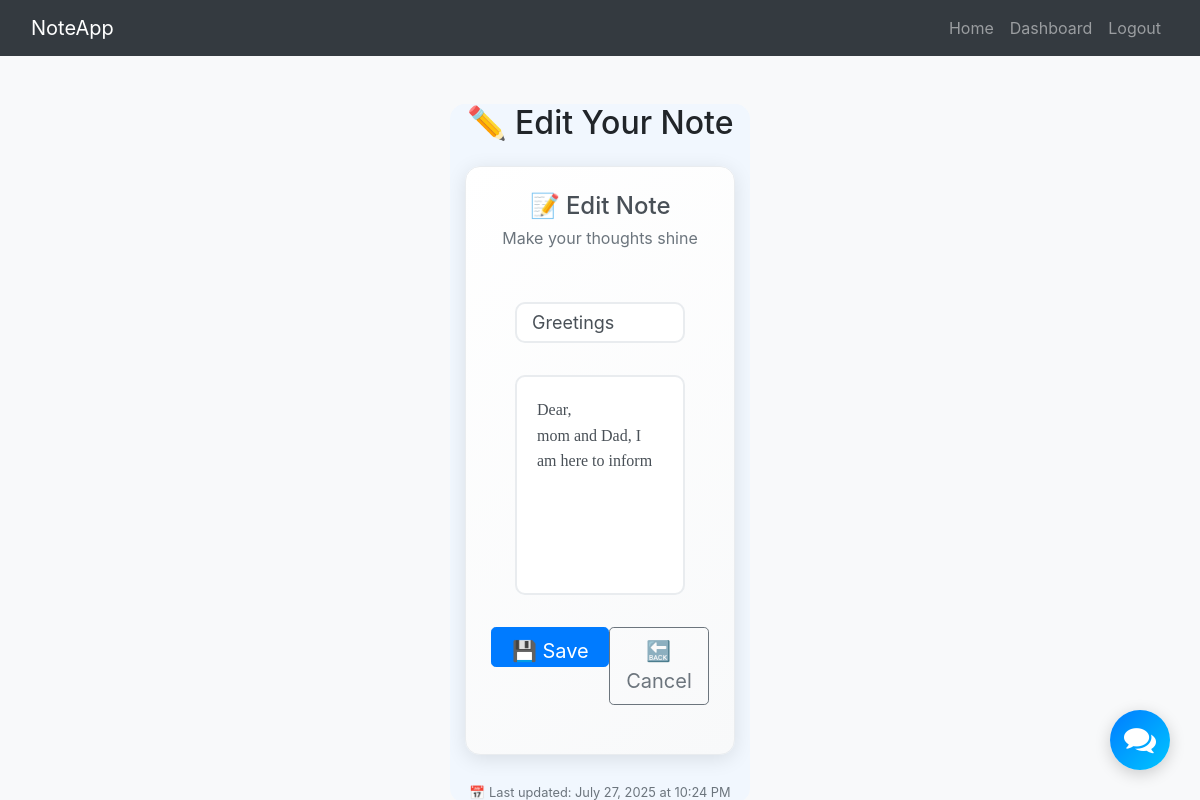
The page /edit-note/2 (signed in) on the database its author committed.
### Note_website/model.py (models this page shows)
class Note(db.Model):
    id = db.Column(db.Integer, primary_key=True)                           # Note ID
    subject = db.Column(db.String(200), nullable=False)                    # Note title
    data = db.Column(db.String(10000000))                                 # Note content
    date = db.Column(db.DateTime(timezone=True), default=func.now())      # Created date
    user_id = db.Column(db.Integer, db.ForeignKey('user.id'))             # Owner reference

### Note_website/views.py (the view, shortened to what this page needs)
@views.route('/edit-note/<int:id>', methods=['GET', 'POST'])
@login_required
def edit_note(id):
    note = Note.query.get_or_404(id)
    if note.user_id != current_user.id:
        flash('You do not have permission to edit this note.', category='error')
        return redirect(url_for('views.home'))
    return render_template('note.html', note=note, user=current_user)

### Note_website/__init__.py (called while the page is built)
def create_app():
  app = Flask(__name__)
  app.config['SECRET_KEY'] = os.getenv('SECRET_KEY')  # Fallback to default
  app.config['SQLALCHEMY_DATABASE_URI'] =f'sqlite:///{DB_NAME}'  # SQLite database
  db.init_app(app)
  from .views import views  # Main app routes
  from .auth  import auth   # Authentication routes
  app.register_blueprint(views,url_prefix='/')
  app.register_blueprint(auth,url_prefix='/')
  from .model import User, Note
  create_database(app)
  login_manager= LoginManager()
  login_manager.login_view ='auth.login'  # Redirect here if not logged in
  login_manager.init_app(app)
  @login_manager.user_loader
  def loaduser(id):
    return User.query.get(int(id))
  return app

### Note_website/templates/note.html (shortened to what this page needs)
{% extends "base.html" %} {% block title %}Edit Note{% endblock %}
{% block content %}
<div class="container mt-5">
    <h2 class="text-center mb-4">✏️ Edit Your Note</h2>
    <div class="writing-card mb-4">
        <div class="writing-header">
            <h4>📝 Edit Note</h4>
            <p class="text-muted mb-0">Make your thoughts shine</p>
        </div>
        <form method="POST">
            <div class="form-group mb-3">
                <input
                    type="text"
                    name="subject"
                    class="form-control subject-input"
                    placeholder="📌 What's this about?"
                    value="{{ note.subject if note.subject else '' }}"
                    autocomplete="off"
                    required
                >
            </div>
            <div class="form-group mb-3">
                <textarea
                    name="note"
                    id="note"
                    class="form-control note-textarea"
                    placeholder="💭 Start writing your thoughts here..."
                    required
                >{{ note.data }}</textarea>
            </div>
            <div class="d-flex gap-2">
                <button type="submit" class="btn btn-primary btn-lg flex-grow-1">
                    💾 Save Changes
                </button>
                <a href="{{ url_for('views.home') }}" class="btn btn-outline-secondary btn-lg">
                    🔙 Cancel
                </a>
            </div>
        </form>
    </div>
    <div class="text-center mt-4">
        <small class="text-muted">
            📅 Last updated: {{ note.date.strftime('%B %d, %Y at %I:%M %p') if note.date else 'New note' }}
        </small>
    </div>
</div>
{% endblock %}

### Note_website/static/style.css (style rules this page uses)
.container { max-width: 300px; background-color: #F1F7FE; border-radius: 15px; overflow: hidden; }
form { display: flex; align-items: center; flex-direction: column; padding: 32px 24px 24px; gap: 16px; text-align: center; }
form button { background-color: #4287ef; color: white; width: 100%; height: 40px; padding-top: 8px; padding-bottom: 8px; border: 0; overflow: hidden; border-radius: 25px; font-size: 1rem; font-weight: 600; cursor: pointer; transition: all 1s ease-in-out; }

### Note_website/templates/base.html (style rules this page uses)
body { background: #f8f9fa; }

### Note_website/templates/note.html (style rules this page uses)
.writing-card { background: linear-gradient(145deg, #ffffff, #f8f9fa); padding: 25px; border-radius: 15px; box-shadow: 0 4px 20px rgba(0,0,0,0.1); border: 1px solid #e9ecef; max-width: 800px; margin: 0 auto; }
.writing-header { text-align: center; margin-bottom: 20px; }
.writing-header h4 { color: #495057; margin-bottom: 5px; }
.subject-input { font-size: 18px; padding: 15px; border-radius: 10px; border: 2px solid #e9ecef; transition: all 0.3s ease; }
.note-textarea { font-size: 16px; padding: 20px; border-radius: 10px; border: 2px solid #e9ecef; width: 100%; height: 180px; min-height: 180px; max-height: 180px; resize: none; font-family: 'Georgia', serif; line-height: 1.6; transition: all 0.3s ease; }
@media (min-width: 768px) { .note-textarea { height: 200px; min-height: 200px; max-height: 200px; } }
@media (min-width: 1200px) { .note-textarea { height: 220px; min-height: 220px; max-height: 220px; } }
.form-control::placeholder { color: #adb5bd; font-style: italic; }
.note-textarea { transition: height 0.3s ease; }

### rows shown on the page
Note: subject "Greetings", note "Dear, mom and Dad, I am here to inform", date "July 27, 2025 at 10:24 PM"
